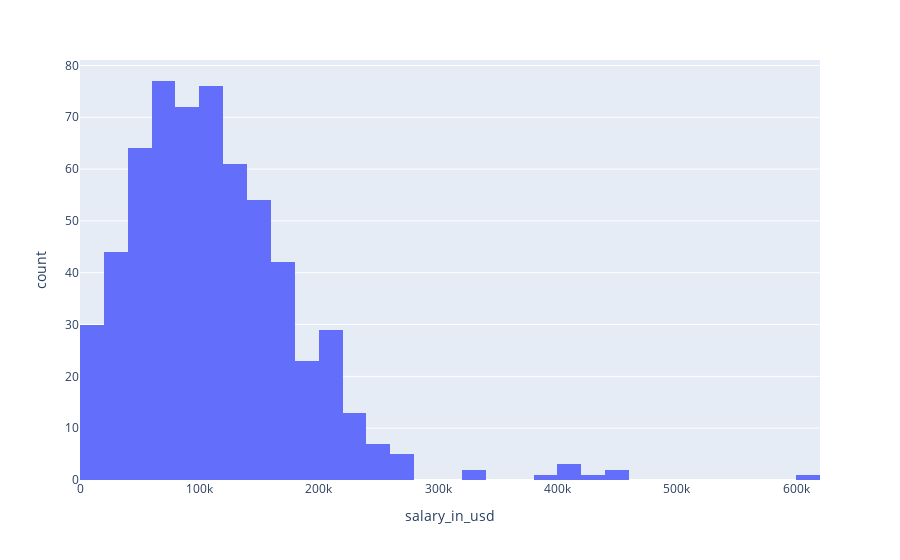

The notebook cell saved with this chart:
### Markdown cell above
from the results, we have conclusions for the distribution of data in each columns:
1. Work_year: The majority of samples collected is from 2022 and 2021, which are 318 samples and 217 samples respectively. in 2020, there are only  72 samples. Therefore, we can say that the salary that we analyze is almost from 2022 and 2021.
2. Exerience_level: From the results you can see that the number of people who is executive level is really small. However, this in Senior level is significant high. The number of people who is mid level is a bit smaller than this in senior level.
3. Employment_type: most of employee have worked full-time and the number of people working part-time, contract, or freelance is very small.
4. Job_title: people mostly work as Data Sicentist, Data Engineer, and Data Analyst. The number of peole working in other fields is greatly small. So we can say that the majority of samples collected focus on 3 types of works: Data Sicentist, Data Engineer, Data Analyst.
5. Employee_residence: Staff who is interviewed is mostly from US, which account for 54.7%.
6. Remote_ratio: People tend to work remotely, which make up 62.8%. Staff work on-site, and hybrid are just around 20.9%, and 16.3%.
7. Company_location: Most companies in the samples are from US.
8. Company_size: the percentage of large companies is about 32.6% and this of medium enterprises is around 54%, which is very high.

### Code cell
fig= px.histogram(df4,x=df4['salary_in_usd'])
fig.show()

### Figure 1 — Plotly figure (JSON) as saved in the notebook; plotly's stock layout.template omitted (floating-point values rounded to 4 significant figures; data arrays with more than 128 entries replaced by an {"elided": "..."} marker saying what was removed)
{"data": [{"alignmentgroup": "True", "bingroup": "x", "hovertemplate": "salary_in_usd=%{x}<br>count=%{y}<extra></extra>", "legendgroup": "", "marker": {"color": "#636efa", "pattern": {"shape": ""}}, "name": "", "offsetgroup": "", "orientation": "v", "showlegend": false, "type": "histogram", "x": {"elided": "607 int values"}, "xaxis": "x", "yaxis": "y"}], "layout": {"barmode": "relative", "legend": {"tracegroupgap": 0}, "margin": {"t": 60}, "xaxis": {"anchor": "y", "domain": [0, 1], "title": {"text": "salary_in_usd"}}, "yaxis": {"anchor": "x", "domain": [0, 1], "title": {"text": "count"}}}}
